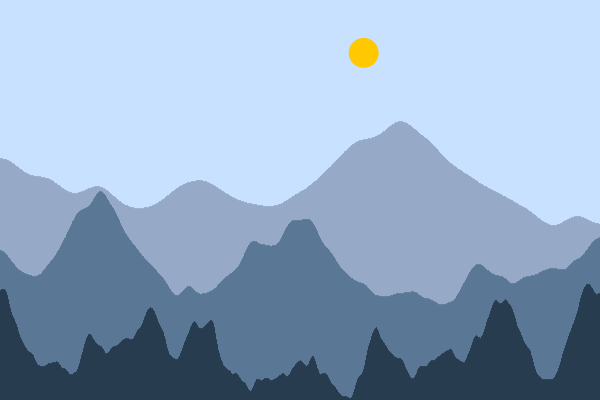
Frame 1 (no input)
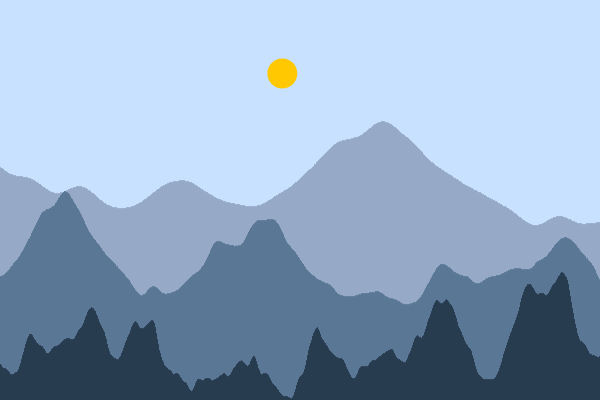
Frame 60 (the mouse pressed at the canvas centre just before this capture)
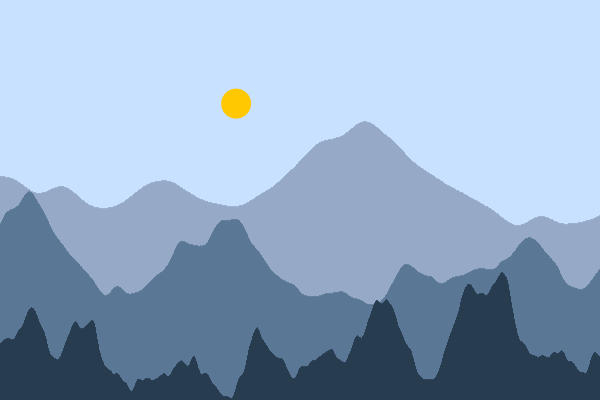
Frame 120 (the mouse held since frame 60 and released just before this capture)

The Processing sketch that drew these frames (run headless with seeded random() and noise(); from frame 60 on, the mouse is pressed at the canvas centre):

// Processing sketch: L09_Noise
// ── L09_Noise.pde
// Урок 9. Шум Перліна: гірський пейзаж і плавний блукач

float t = 0;        // «час» для блукача
float offset = 0;   // зсув пейзажу — гори «пливуть»

void setup() {
  size(600, 400);
}

void draw() {
  background(200, 225, 255);

  // Три шари гір: що далі, то світліші
  drawMountains(0.005, 180, color(150, 170, 200), offset * 0.3);
  drawMountains(0.01, 250, color(90, 120, 150), offset * 0.6 + 100);
  drawMountains(0.02, 320, color(40, 60, 80), offset + 200);
  offset += 1;

  // Блукач: плавний рух через noise()
  float x = noise(t) * width;
  float y = noise(t + 1000) * height * 0.5;
  noStroke();
  fill(255, 200, 0);
  ellipse(x, y, 30, 30);
  t += 0.005;
}

// Малює шар гір; scale — «зернистість» шуму, base — висота шару
void drawMountains(float scale, float base, color c, float shift) {
  stroke(c);
  for (int x = 0; x < width; x++) {
    float h = noise((x + shift) * scale) * 200;
    line(x, height, x, base - h + 100);
  }
}
